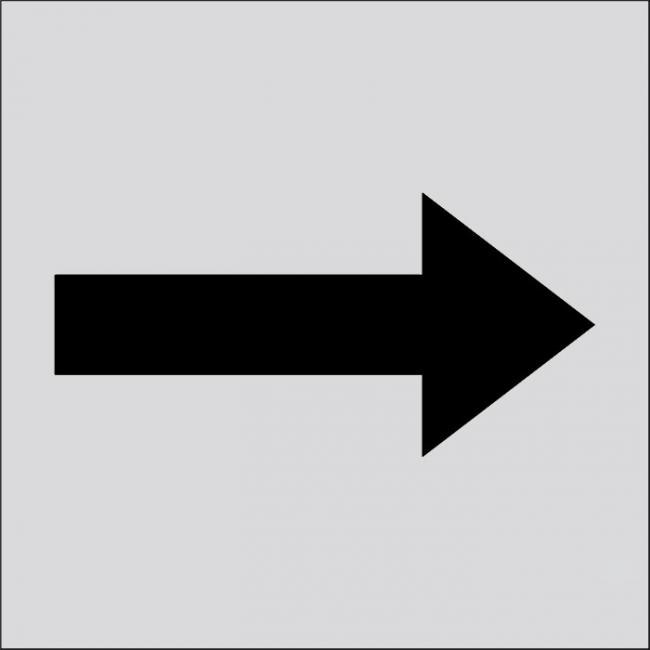
#> input picture flecheD.jpg, 650 x 650 px, found by its file name
$ python OrientationFleche.py
#> lines starting #> are read from the running program, lines starting #| are printed output that depends on the picture; after the words box and inside, x2 and y2 are one past the last pixel; in counts of white or black regions, pixels touching at a corner belong together
#code Python nécessitant OpenCV2 permettant de déterminer l'orientation d'une flèche
import numpy as np
import cv2

#ce code travaille par image, on spécifie l'image source
img = cv2.imread('/home/romaric/Images/flecheD.jpg')
#> img is the input picture: shape (650, 650, 3); mean B, G, R 187, 185.3, 185.3

#réduisons le bruit en utilisant un flou, on fait un flou sur 11 voisins :
img = cv2.GaussianBlur(img, (11,11), 0)
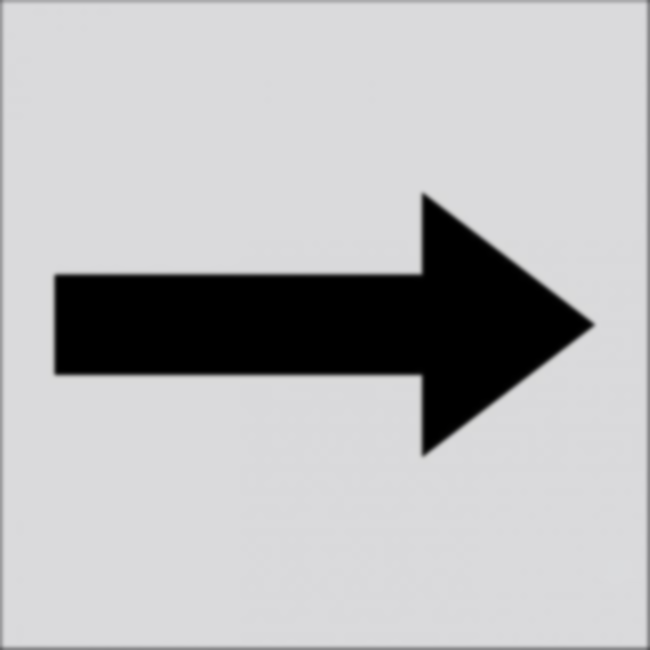
#> img: shape (650, 650, 3); mean B, G, R 187.3, 185.6, 185.6
#On travaille sur une image en niveau de gris
#on pourrait également binariser l'image, mais il faudrait calculer un seuil
#la fonction goodFeaturesToTrack le fait déjà assez bien par elle même
img_gris = cv2.cvtColor(img,cv2.COLOR_BGR2GRAY)
#on calcule les sommets avec une fonction bien pratique d'openCV
#une flèche devrait avoir 7 sommets
sommets = np.int0(cv2.goodFeaturesToTrack(img_gris,7,0.01,10))
#> sommets = [[424, 452], [424, 196], [592, 324], [420, 272], [420, 376], [56, 373], [56, 276]]

#par principe de déboguage on afiche en console les différents sommets trouvés :
#cette boucle peut donc être supprimée
for i,vals in enumerate(sommets):
    x,y = vals.ravel()
    print('sommet '+str(i)+' : '+str(x)+','+str(y))
    #les lignes suivantes permettent un rendu visuel pour débugger
    cv2.circle(img,(x,y),3,(255,255,0),-1)
    cv2.putText(img, str(i), (x,y), cv2.FONT_HERSHEY_SIMPLEX, 0.8, (0,0,255), 2, cv2.LINE_AA )
#> this loop made 7 passes
#| sommet 0 : 424,452
#| sommet 1 : 424,196
#| sommet 2 : 592,324
#| sommet 3 : 420,272
#| sommet 4 : 420,376
#| sommet 5 : 56,373
#| sommet 6 : 56,276
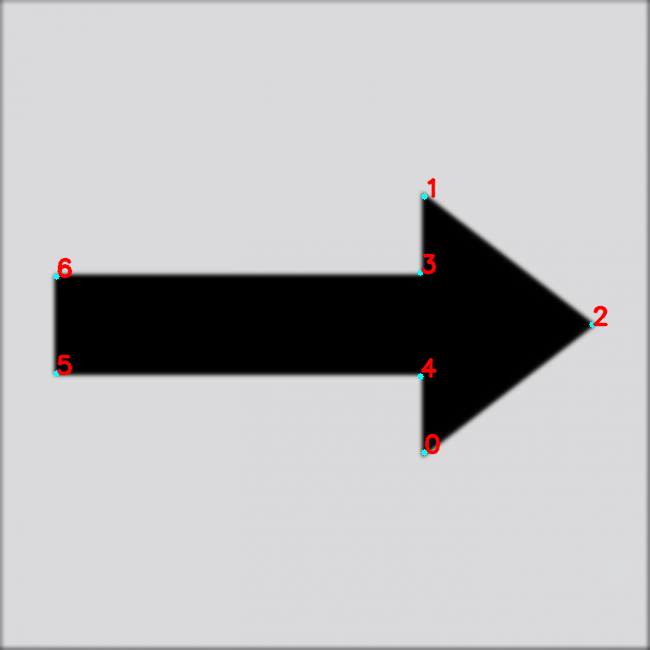
#> img: shape (650, 650, 3); 0.4% of pixels changed, all inside (x1, y1, x2, y2) = (53, 178, 609, 456)

#on prends les sommets les plus éloignés
xmax, ymax = (np.max(sommets, axis = 0)).ravel()
#> xmax = 592; ymax = 452
xmin, ymin = (np.min(sommets, axis = 0)).ravel()
#> xmin = 56; ymin = 196

#déterminons l'axe du milieu de notre flèche, puis traçons le visuellemet (cv2.line)
xmil=int(xmin+((xmax-xmin)/2))
#> xmil = 324
cv2.line(img,(xmil,0),(xmil,img.shape[0]),(255,0,0),2)
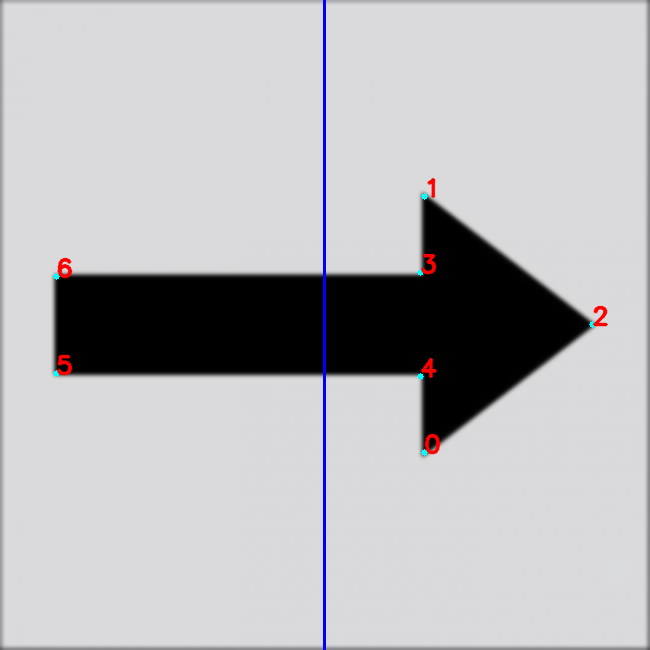
#> img: shape (650, 650, 3); 0.46% of pixels changed, all inside (x1, y1, x2, y2) = (323, 0, 326, 650)

#on compte le nombre de sommets à gauche puis à droite de notre milieu
#au vu de la forme de notre flèche le nombre de sommmets est dans la partie "pointe" notre flèche
nbSommetsDroite=np.count_nonzero(sommets[:,0,0]>xmil)
#> nbSommetsDroite = 5
nbSommetsGauche=np.count_nonzero(sommets[:,0,0]<xmil)
#> nbSommetsGauche = 2

#on finit par afficher le sens de notre flèche
if nbSommetsDroite>nbSommetsGauche:
    print('Droite')
else:
    print('Gauche')


#les prochaines lignes ne servent qu'à l'affichage graphique
cv2.imshow('image',img)
k=cv2.waitKey(0) & 0xff
#> (key Esc is pressed here)
if k==27:
    cv2.destroyAllWindows()

#NOTA : cette approche est fonctionelle mais vous pouvez l'adapter
#       par exemple, ce code fonctionne mal si la partie triangle est plus grande que le rectangle.
#       on pourrait alors par exemple utiliser plus de sommets pour définir l'axe du milieu
#       on peut aussi utiliser le fait que le bout de la flèche est le seul avec un angle aigu très petit devant 90°
#       n'hésitez pas à expérimenter vos propres codes d'analyse à partir des sommets

$ run again, with flecheAR.jpg copied over flecheD.jpg
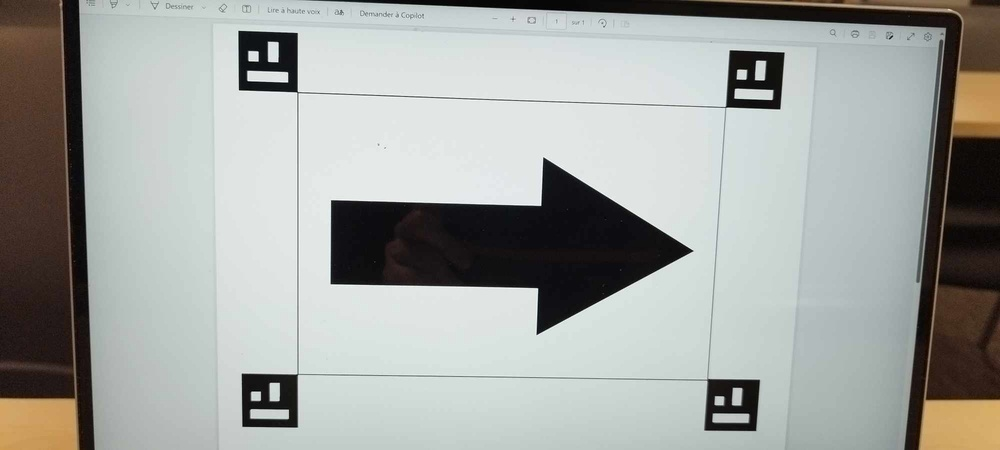
#> input picture flecheAR.jpg, 1000 x 450 px, shrunk from 2000 x 900 before the run, found by its file name
#> img is the input picture: shape (450, 1000, 3); mean B, G, R 160.7, 164.5, 161.8
#> sommets = [[545, 161], [538, 331], [689, 250], [295, 90], [727, 106], [286, 80], [256, 59]]
#> the loop `for i,vals in enumerate(sommets):` made 7 passes
#> (printed output is left out)
#> after the loop `for i,vals in enumerate(sommets):`:
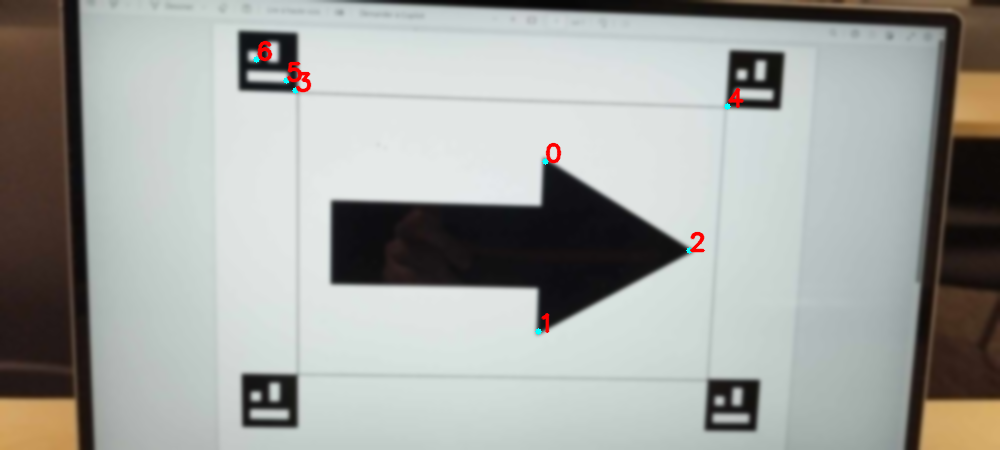
#> img: shape (450, 1000, 3); mean B, G, R 160.4, 164.2, 162
#> xmax = 727; ymax = 331
#> xmin = 256; ymin = 59
#> xmil = 491
#> `cv2.line(img,(xmil,0),(xmil,img.shape[0]),(255,0,0),2)`:
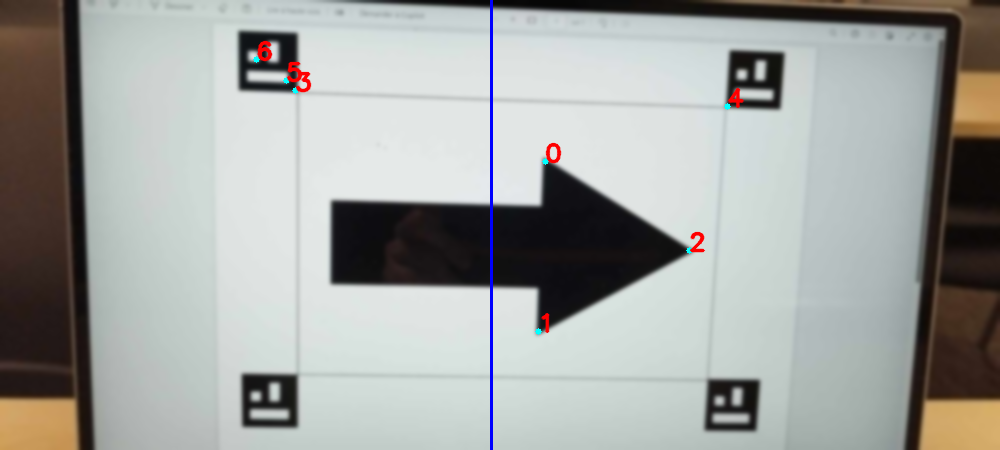
#> img: shape (450, 1000, 3); 0.3% of pixels changed, all inside (x1, y1, x2, y2) = (490, 0, 493, 450)
#> nbSommetsDroite = 4
#> nbSommetsGauche = 3
